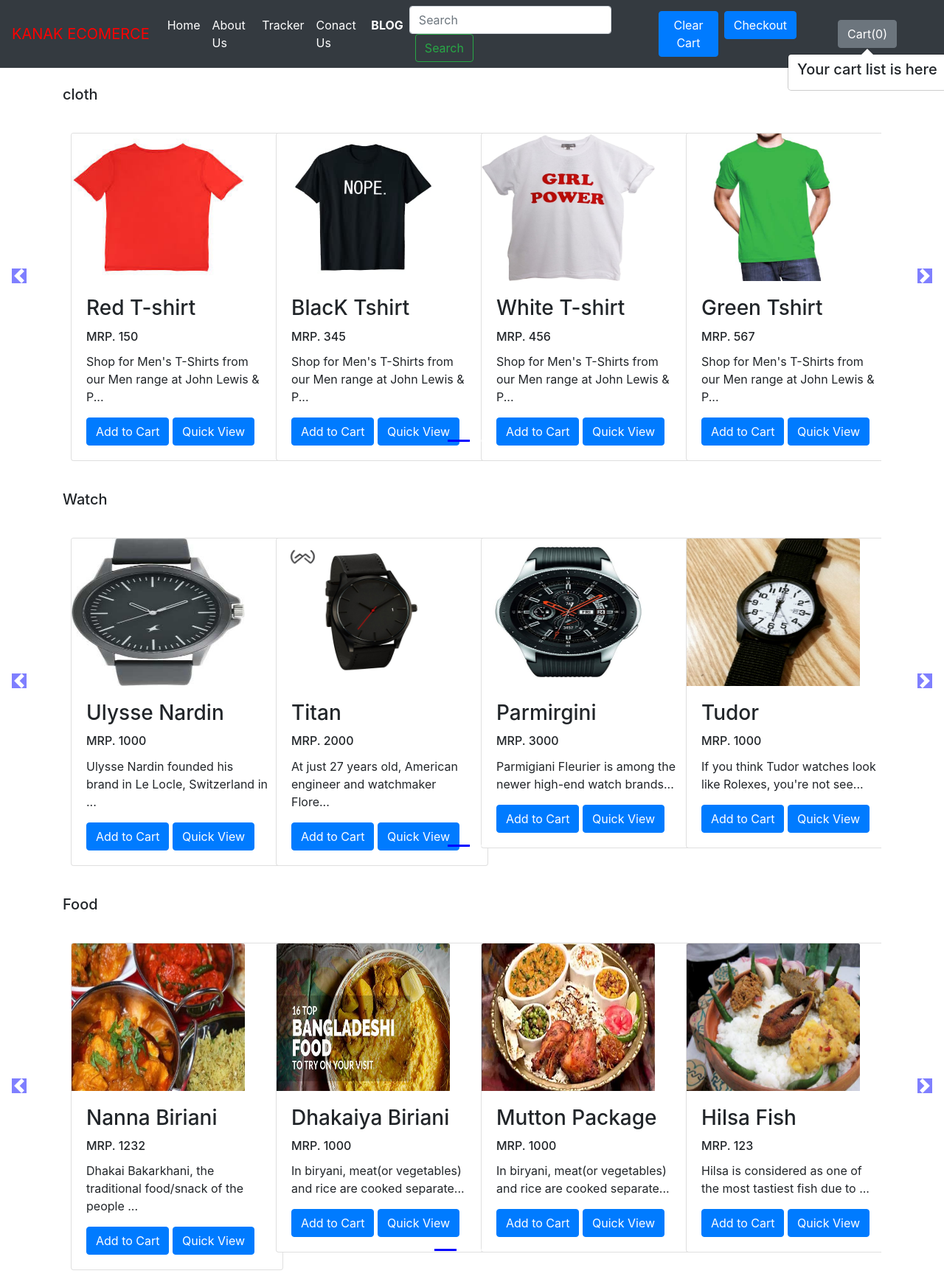
The app's page /shop/ with its own data.
### shop/models.py (models this page shows, shortened)
class Product(models.Model):
    product_id=models.AutoField
    product_name=models.CharField(max_length=50)
    category=models.CharField(max_length=50,default="")
    subcategory=models.CharField(max_length=50,default="")
    price=models.IntegerField(default=0)
    desc=models.CharField(max_length=300)
    pub_date=models.DateField()
    image=models.ImageField(upload_to="shop/images",default="")

### shop/views.py (the view)
# urls.py: path('',views.index),
def index(request):
    allProds=[]
    catprods=Product.objects.values('category','id')
    cats={item['category'] for item in catprods}
    for cat in cats:
        prod=Product.objects.filter(category=cat)
        n=len(prod)
        nSlides=n//4+ceil((n/4)-(n//4))
        allProds.append([prod,range(1,nSlides),nSlides])
    params={'allProds':allProds}
    return render(request,'shop/index.html',params)

### shop/templates/shop/index.html (shortened to what this page needs)
{% extends 'shop/basic.html'%}
{%  block body %}
      {% load static %}
<div class="container">
    {% for product,range,nSlides in allProds %}
    <h5 class="my-4">{{product.0.category}}</h1>
      <div class="row">
  <div id="demo{{forloop.counter}}" class=" col carousel slide my-3" data-ride="carousel">
      <ul class="carousel-indicators">
        <li data-target="#demo{{forloop.counter}}" data-slide-to="0" class="active"></li>
        {% for i in range %}
        <li data-target="#demo{{forloop.parentloop.counter}}" data-slide-to="{{ i }}" ></li>
        {% endfor %}
      </ul>
      <div class="container carousel-inner no-padding">
        <div class="carousel-item active">
         {% for i in product %}
          <div class="col-xs-3 col-sm-3 col-md-3">
            <div class="card" style="width: 18rem;">
              <img src='/media/{{i.image}}' class="card-img-top" alt="...">
              <div class="card-body">
                <h3 class="card-title" id="namepr{{i.id}}">{{i.product_name}}</h3>
                <h6 class="card-title">MRP. <span  id="pricepr{{i.id}}">{{i.price}}</span> </h6>
                <p class="card-text">{{i.desc|slice:"0:60"}}...</p>
                <span id="divpr{{i.id}}" class="divpr">
                  <button id="pr{{i.id}}" class="btn btn-primary cart">Add to Cart</button>
                </span>
                <a href="/shop/products/{{i.id}}"><button id="qv{{i.id}}" class="btn btn-primary cart">Quick View</button></a>
              </div>
            </div>
          </div>
          {% if forloop.counter|divisibleby:4 and forloop.counter > 0 and not forloop.last %}
        </div><div class="carousel-item">
          {% endif %}
          {% endfor %}
        </div>
      </div>
  </div>
      <a class="carousel-control-prev" href="#demo{{forloop.counter}}" data-slide="prev">
          <span class="carousel-control-prev-icon"></span>
      </a>
      <a class="carousel-control-next" href="#demo{{forloop.counter}}" data-slide="next">
          <span class="carousel-control-next-icon"></span>
      </a>
    </div>
      {% endfor %}
    </div>
{% endblock %}

### shop/templates/shop/basic.html (shortened to what this page needs)
<!doctype html>
<html lang="en">
  <head>
    <link rel="stylesheet" href="https://stackpath.bootstrapcdn.com/bootstrap/4.4.1/css/bootstrap.min.css">
  </head>
  <body>
    {% load static %}
    <nav class="navbar navbar-expand-lg navbar-dark bg-dark">
      <div class="text-primary">
      <a class="navbar-brand" style="color:red"  href="/shop/">KANAK ECOMERCE</a>
    </div>
    <div class="collapse navbar-collapse" id="navbarSupportedContent">
    <ul class="navbar-nav mr-auto">
      <li class="nav-item active">
        <a class="nav-link" href="/shop/">Home <span class="sr-only">(current)</span></a>
      </li>
      <li class="nav-item active">
        <a class="nav-link" href="/shop/about">About Us</a>
      </li>
      <li class="nav-item active">
        <a class="nav-link" href="/shop/tracker">Tracker</a>
      </li>
      <li class="nav-item active">
        <a class="nav-link" href="/shop/contact">Conact Us</a>
      </li>
      <li class="nav-item active">
        <a class="nav-link" href="/blog/" ><strong>BLOG</strong></a>
      </li>
    </ul>
    <form method="get" action="/shop/search/" class="form-inline my-2 my-lg-0">
      <input class="form-control mr-sm-2" type="search" placeholder="Search" aria-label="Search" name="search" id="search">
      <button class="btn btn-outline-success my-2 mx-2 my-sm-0" type="submit">Search</button>
    </form>
    <ul class="navbar-nav mr-auto">
    <li class="nav-item" class="my-3">
      <button class='btn btn-primary' onclick='clearCart()' id ='clearCart'>Clear Cart</button>
    </li>
    <li class="nav-item mx-2" >
      <a href='/shop/checkout'><button class='btn btn-primary' id ='checkout'>Checkout</button></a>
    </li>
    </ul>
    <button type="button" class="btn btn-secondary mx-5" id ="popcart" data-html="true"  data-container="body" data-toggle="popover" data-placement="bottom" data-content="Vivamus
    sagittis lacus vel augue laoreet rutrum faucibus.">
      Cart(<span id="cart">0</span>)
    </button>
  </div>
</nav>
{% block body %}
{% endblock %}
  </body>
</html>

### records on screen
Product: category "cloth", image (picture), product_name "Red T-shirt", price "150", desc "Shop for Men's T-Shirts from our Men range at John Lewis & P"
Product: image (picture), product_name "BlacK Tshirt", price "345", desc "Shop for Men's T-Shirts from our Men range at John Lewis & P"
Product: image (picture), product_name "White T-shirt", price "456", desc "Shop for Men's T-Shirts from our Men range at John Lewis & P"
Product: image (picture), product_name "Green Tshirt", price "567", desc "Shop for Men's T-Shirts from our Men range at John Lewis & P"
Product: category "Watch", image (picture), product_name "Ulysse Nardin", price "1000", desc "Ulysse Nardin founded his brand in Le Locle, Switzerland in"
Product: image (picture), product_name "Titan", price "2000", desc "At just 27 years old, American engineer and watchmaker Flore"
Product: image (picture), product_name "Parmirgini", price "3000", desc "Parmigiani Fleurier is among the newer high-end watch brands"
Product: image (picture), product_name "Tudor", price "1000", desc "If you think Tudor watches look like Rolexes, you're not see"
Product: category "Food", image (picture), product_name "Nanna Biriani", price "1232", desc "Dhakai Bakarkhani, the traditional food/snack of the people"
Product: image (picture), product_name "Dhakaiya Biriani", price "1000", desc "In biryani, meat(or vegetables) and rice are cooked separate"
Product: image (picture), product_name "Mutton Package", price "1000", desc "In biryani, meat(or vegetables) and rice are cooked separate"
Product: image (picture), product_name "Hilsa Fish", price "123", desc "Hilsa is considered as one of the most tastiest fish due to"
